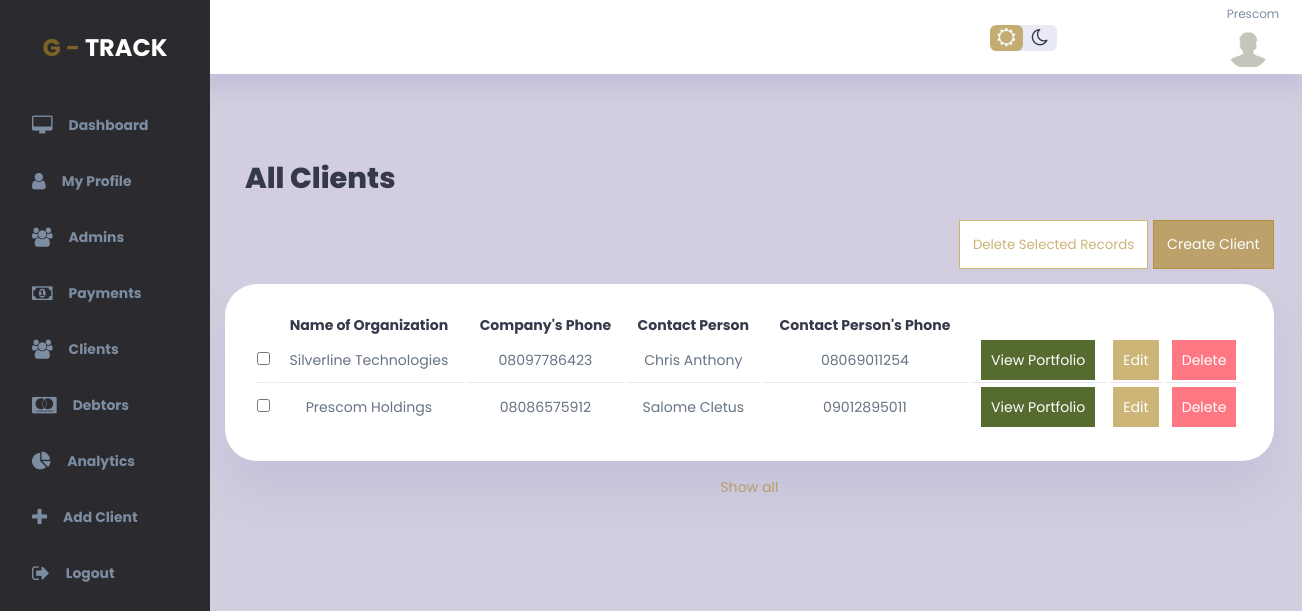
Screenshot of /all_clients (signed in) with the database file from the repository.
### gtrack_app/models.py (models this page shows, shortened)
class UserProfile(models.Model):
    user = models.OneToOneField(User, null=True, on_delete=models.CASCADE)
    address = models.CharField(max_length=65, null=True, blank=True) #can also stand as the office address for the client
    phone = models.CharField(max_length=65, null=True, blank=True)
    privilege = models.CharField(max_length=50, null=True, blank=True)
    ip_address = models.CharField(max_length=50, null=True, blank=True)
    profile_pic = models.FileField(null=True, blank=True, upload_to="uploads/profile_pictures", validators = [FileExtensionValidator(allowed_extensions=['jpg','jpeg','png'])])
    state_country = models.CharField(max_length=65, null=True, blank=True)
    contact_person = models.CharField(max_length=65, null=True, blank=True)
    contact_person_phone = models.CharField(max_length=65, null=True, blank=True)

### gtrack_app/views.py (the view)
# urls.py: path("all_clients", views.get_clients, name="all_clients"),
@login_required
def get_clients(request):
    all_clients = User.objects.filter(is_superuser=False, is_staff=False).order_by('date_joined').reverse()
    all_clients_profiles = UserProfile.objects.all()
    all_debtors = Debtor.objects.all()
    total_amount_owed = sum(debtor.amount_owed for debtor in all_debtors)
    context = {
        'clients': all_clients,
        'client_profiles': all_clients_profiles,
        'debtors': all_debtors,
        'total_amount_owed': total_amount_owed,  # Pass the total to the template
    }
    return render(request, 'admins_dashboard/clients/clients.html', context)

### gtrack_app/templatetags/custom_filters.py (called while the page is built)
@register.filter
def sum_values(amount_owed, iterable):
    total = sum(debtor.amount_owed for debtor in iterable)
    return '{:,.2f}'.format(total)

### templates/admins_dashboard/clients/clients.html (shortened to what this page needs)
{% extends 'base.html' %}
{% block content %}
{% load static %}
<div class="wrapper">
    <div class="vertical-wrapper" id="sidebar">
        <div class="vertical-bar">
            <div class="logo">
                G - <span>Track</span>
            </div>
            <div class="sidebar">
                <a href="{% url 'index' %}">
                    <i class="fa fa-desktop"></i>
                    <h3>Dashboard</h3>
                </a>
                <a href="{% url 'profile' user_id=user.id %}">
                    <i class="fa fa-user"></i>
                    <h3>My Profile</h3>
                </a>
                <a href="{% url 'admins' %}" class="active">
                    <i class="fa fa-users"></i>
                    <h3>Admins</h3>
                </a>
                <a href="{% url 'payments' %}">
                    <i class="fa fa-money"></i>
                    <h3>Payments</h3>
                </a>
                <a href="{% url 'all_clients' %}">
                    <i class="fa fa-users"></i>
                    <h3>Clients</h3>
                </a>
                <a href="{% url 'debtors' %}">
                    <i class="fa fa-cc-mastercard"></i>
                    <h3>Debtors</h3>
                </a>
                <a href="{% url 'analytics' %}">
                    <i class="fa fa-pie-chart"></i>
                    <h3>Analytics</h3>
                </a>
                <a href="{% url 'create_client' %}">
                    <i class="fa fa-plus"></i>
                    <h3>Add Client</h3>
                </a>
                <a href="{% url 'logout' %}">
                    <i class="fa fa-sign-out"></i>
                    <h3>Logout</h3>
                </a>
            </div>
        </div>
    </div>
    <div class="main-container">
        <div class="top-bar">
            <div class="top-right">
                <div class="theme-toggler">
                    <i class="fa fa-sun-o active"></i>
                    <i class="fa fa-moon-o"></i>
                </div>
                <div class="profile">
                    <div class="info">
                        <small class="text-muted"> {{user.username}}</small>
                    </div>
                    <div class="profile-photo">
                        {% if user.userprofile.profile_pic %}
                        <img src="{{user.userprofile.profile_pic.url}}" width="300" height="300" />
                        {% else %}
                        <img src="{% static 'img/anonymous.jpg' %}" width="300" height="300" />
                        {% endif %}
                    </div>
                </div>
            </div>
        </div>
        <div class="panel">
            <main>
                <h1 class="panel-label">All Clients</h1>
                <div class="panel-body">
                    <form method="post" action="{% url 'batch_delete_clients' %}">
                        <div class="top-table">
                            <div class="table-actions">
                                <button class="primary action-btn action" type="submit"
                                    onclick="return confirm('Are you sure you want to delete the selected record(s)?')">Delete
                                    Selected Records</button>
                                <a href="{% url 'create_client' %}" class="primary action-btn create">Create Client</a>
                            </div>
                        </div>
                        <div class="admin-panel">
                            <table>
                                <thead>
                                    <tr>
                                        <th></th>
                                        <th>Name of Organization</th>
                                        <th>Company's Phone</th>
                                        <th>Contact Person</th>
                                        <th>Contact Person's Phone</th>
                                    </tr>
                                </thead>
                                <tbody>
                                    {% load custom_filters %}
                                    {% for client in clients %}
                                    <tr>
                                        {% for client_profile in client_profiles %}
                                        {% if client_profile.user_id == client.id %}
                                        <td><input type="checkbox" value="{{client.id}}" name="select_delete"></td>
                                        <td>{{ client.first_name }}</td>
                                        <td>{{ client_profile.phone }}</td>
                                        <td>{{ client_profile.contact_person }}</td>
                                        <td>{{ client_profile.contact_person_phone }}</td>
                                        <td><a class="portfolio-btn"
                                            href="{% url 'client_portfolio' user_id=client.id %}">View Portfolio</a></td>
                                        <td><a class="primary-btn"
                                                href="{% url 'edit_client' user_id=client.id %}">Edit</a></td>
                                        <td><a class="danger-btn" href="{% url 'delete_client' user_id=client.id %}"
                                                onclick="return confirm('Are you sure you want to delete this record?')">Delete</a>
                                        </td>
                                        <!-- {% endif %}
                                        {% endfor %}
                                    </tr>
                                    {% endfor %}
                                </tbody>
                            </table>
                            <a id="show-all" href="#">Show all</a>
                        </div>
                    </form>
                </div>
            </main>
        </div>
    </div>
</div>
{% endblock %}

### static/css/authenticate.css (style rules this page uses)
* { margin: 0; padding: 0; border: 0; box-sizing: border-box; font-family: 'poppins', sans-serif; }

### rows the page displays
UserProfile: phone "08097786423", contact_person "Chris Anthony", contact_person_phone "08069011254"
UserProfile: phone "08086575912", contact_person "Salome Cletus", contact_person_phone "09012895011"

### other values shown
{{ user.username }} "Prescom"
{{ client.first_name }} "Silverline Technologies"
{{ client.first_name }} "Prescom Holdings"
